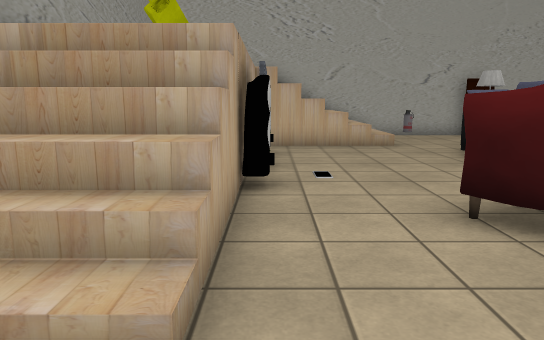
View 1 (above)

17 first-person views from a walk through a 3-D level made in the Unity game engine. The camera is 1.4 m above the floor, tilts 10° down and sees 70° across. The floor is counted in squares, 1 m on a side. Each view is taken from the middle of a square. On the plan, view 1 faces up. The plan holds only what a view shows up to about 16 squares ahead; the rest is blank. The place goes on beyond the plan. The player character is not drawn. Some surface patterns are stand-ins.

View 2
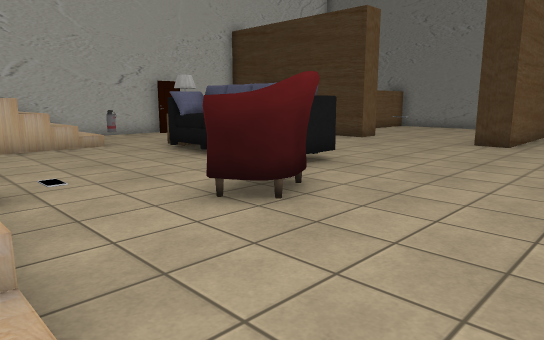

View 3
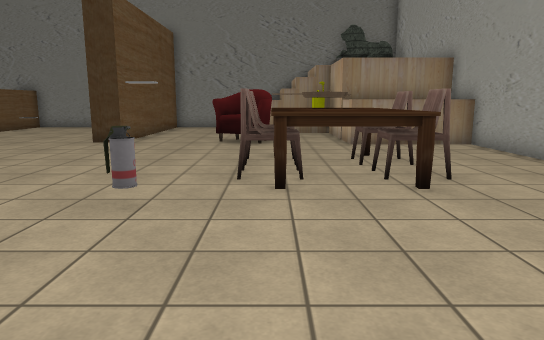

View 4
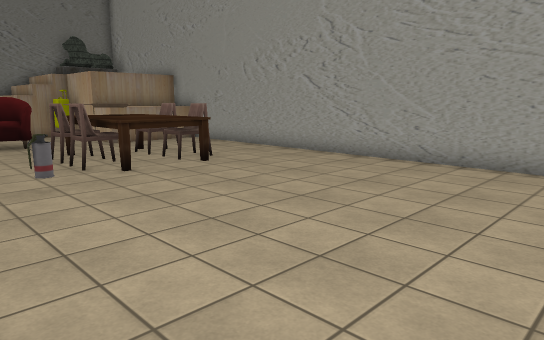

View 5
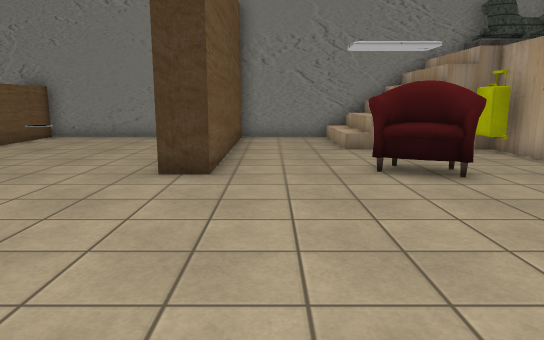

View 6
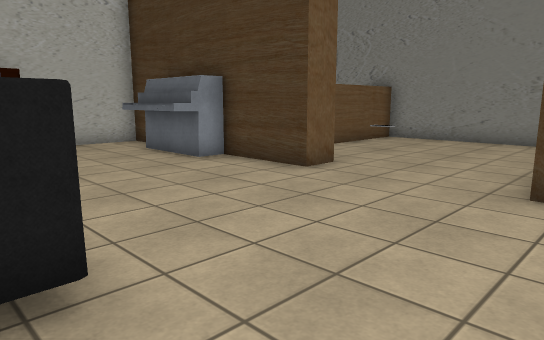

View 7
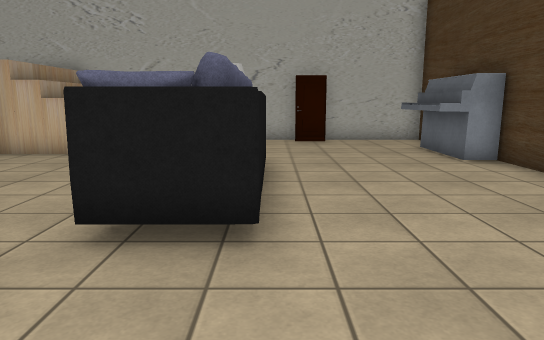

View 8
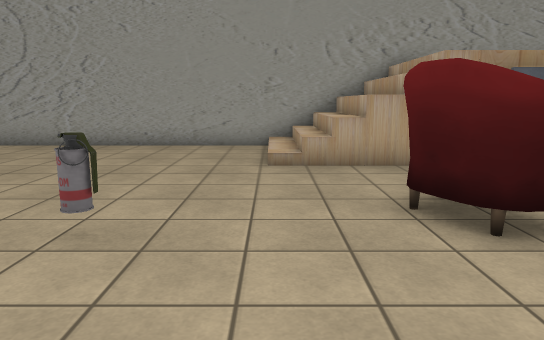

View 9
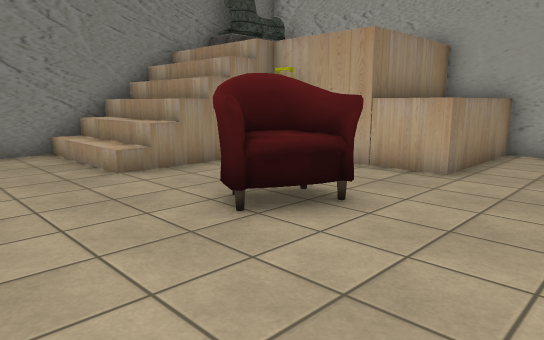

View 10
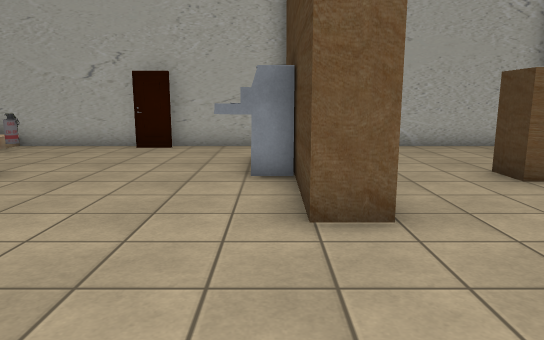

View 11
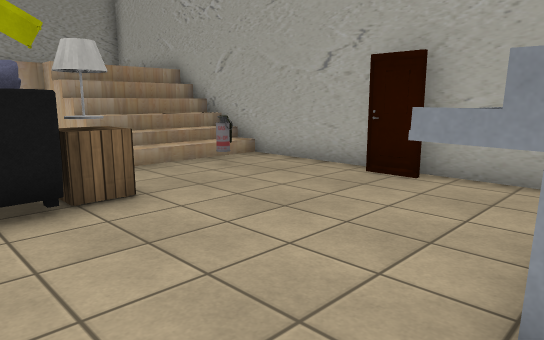

View 12
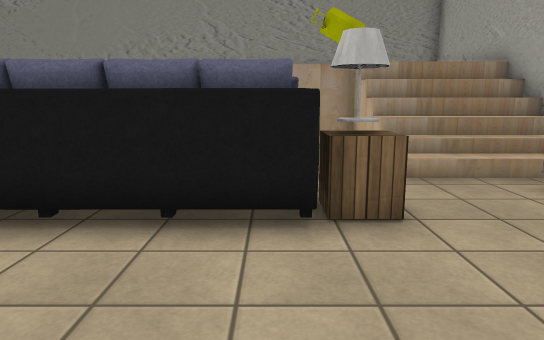

View 13
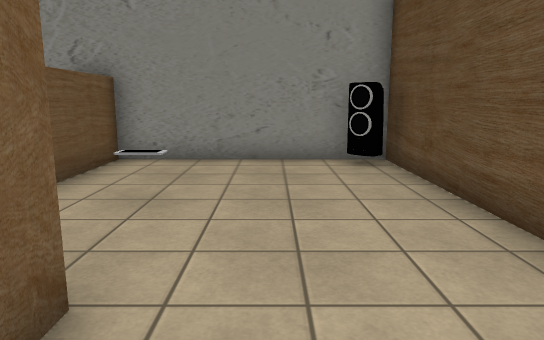

View 14
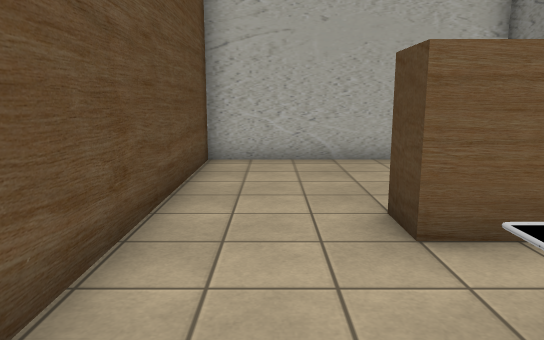

View 15
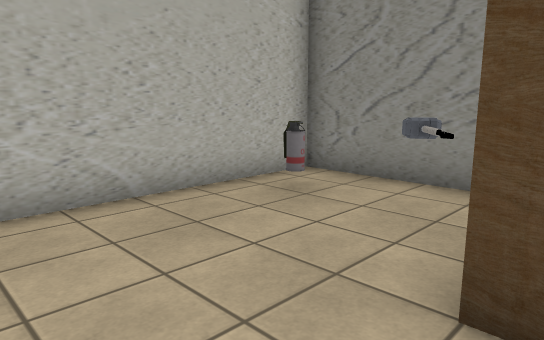

View 16
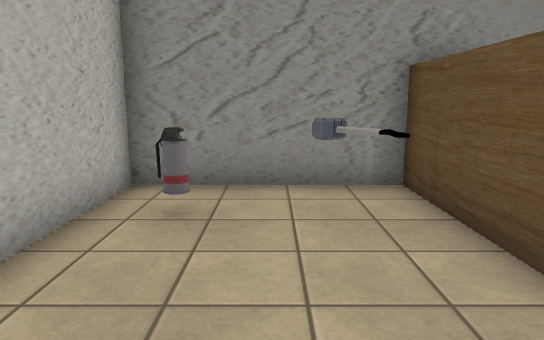

View 17
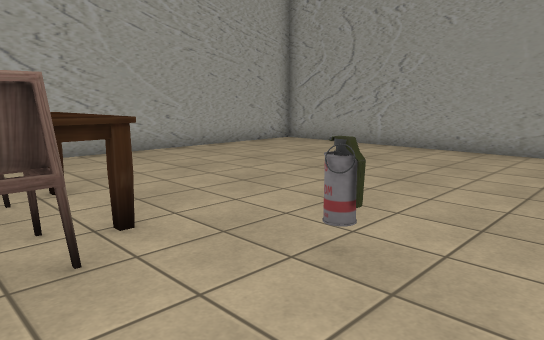

### Floor plan
Key: @ floor where view 1 was taken; # wall or solid block; . main floor; : floor 2.5 m higher than the main floor; / step, stairs or slope; ^ raised ledge; v drop or lower ground; S sofa; P speaker; C chair; A cabinet; T table; U statue; I piano; H hammer; O other object.
Columns run from 5 left of view 1 to 21 right of it. Each row starts with its distance up from view 1.
 17  ##########################
 16 #    /////...##...#.......#
 15 #    /////O.......#.....O.#
 14 #    /////O.....II#.......#
 13 # O  /////......II#.....H.#
 12 #OO  ...........II#...#####
 11 #    ......A....II#...#####
 10 #    O....SSS.....#.......#
  9 #    v....SSS.....#..OO...#
  8 #    v.... SS.............#
  7 #    v.... SS.............#
  6 #   :P....SSS.............#
  5 #////..C C...............P#
  4 #////...CC........#########
  3 #////.............#########
  2 #////.....................#
  1 #.........................#
  0 #....@...O........C...////#
 -1 #................CCC..////#
 -2 #.........TCCCT..CC...////#
 -3 #.........TTTTT.......////#
 -4 #.........TTTTT.....OO////#
 -5 #..........CCC...^^     UU#
 -6 #................^      UU#
 -7 #................^      UU#
 -8 #................^      U #
 -9 ##########################

Positions as (right, up) in squares from view 1, and headings:
1: (0, 0), facing up
2: (-1, 0), facing up-right
3: (-1, -2), facing right
4: (-4, 2), facing down-right
5: (5, 2), facing right
6: (6, 3), facing up-right
7: (7, 2), facing up
8: (8, 2), facing left
9: (9, 3), facing down-right
10: (12, 4), facing up
11: (12, 9), facing up-left
12: (11, 10), facing left
13: (11, 7), facing right
14: (15, 7), facing up
15: (14, 11), facing up-right
16: (14, 14), facing right
17: (7, 2), facing down-left
